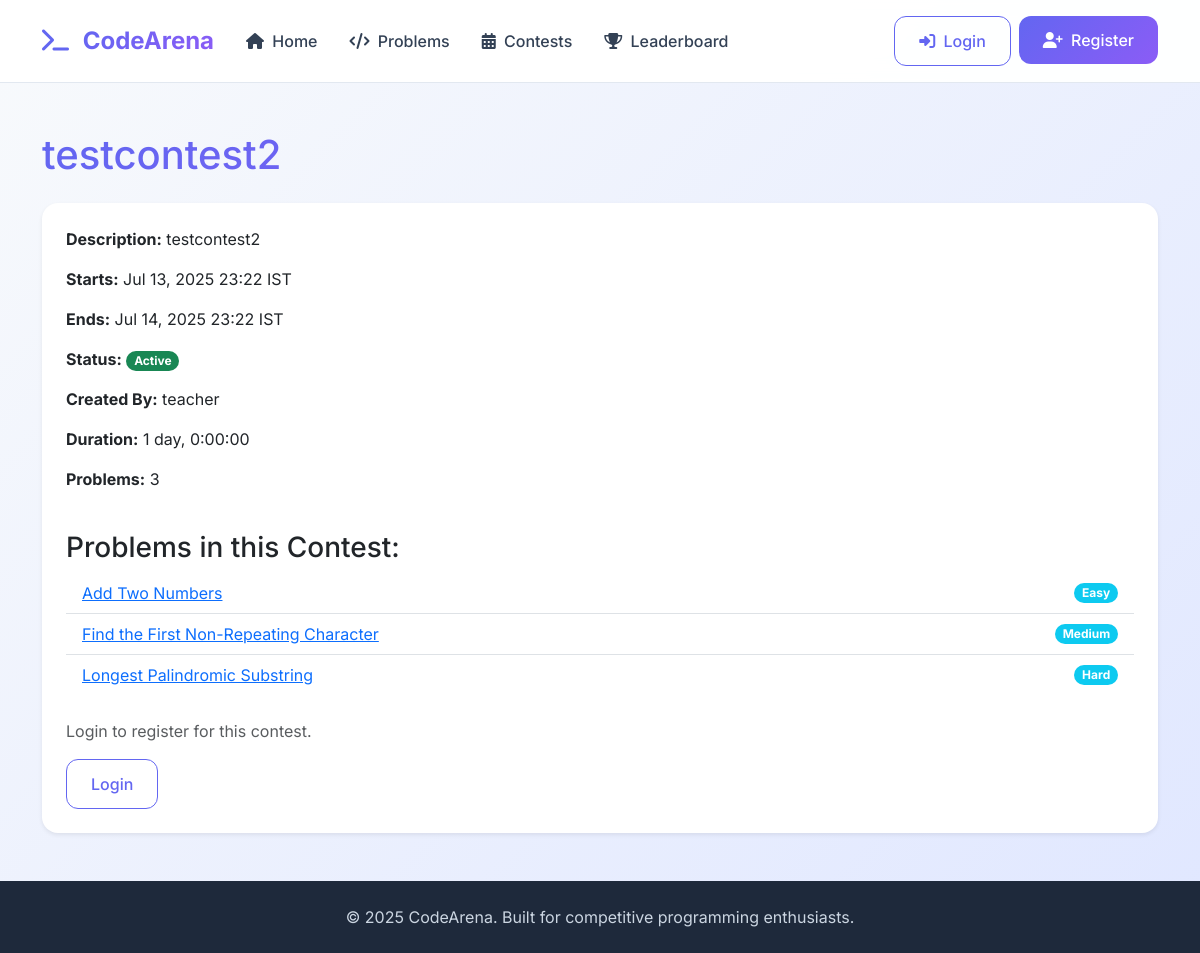
The app's page /contests/2/ with its own data.
### contests/models.py (models this page shows, shortened)
class Contest(models.Model):
    name = models.CharField(max_length=255,unique=True,help_text="Name of the contest")
    description = models.TextField(help_text="Detailed description of the contest")
    start_time = models.DateTimeField(help_text="The official start time of the contest")
    end_time = models.DateTimeField(help_text="The official end time of the contest")
    STATUS_CHOICES = (
        ('upcoming','Upcoming'),
        ('active','Active'),
        ('ended','Ended'),
        ('cancelled','Cancelled')
    )
    status = models.CharField(max_length=10,choices=STATUS_CHOICES,default="upcoming",help_text="Current status of the contest")
    created_by = models.ForeignKey(
        settings.AUTH_USER_MODEL,
        on_delete=models.SET_NULL,
        null=True,
        blank=True,
        related_name='created_contests',
        help_text="User who created this contest"
    )
    problems = models.ManyToManyField(
        Problem,
        through='ContestProblem',
        related_name='contests',
        help_text="Problems included in this contest"
    )
    participants = models.ManyToManyField(
        settings.AUTH_USER_MODEL,
        related_name='contests_participated',
        blank=True,
        help_text= "Users who have registered or participated in this contest"
    )
    created_at = models.DateTimeField(auto_now_add=True)
    updated_at = models.DateTimeField(auto_now=True)
    class Meta:
        verbose_name = 'Contest'
        verbose_name_plural = 'Contests'
        ordering = ['start_time']
        indexes = [
            models.Index(fields=['status']),  # Add an index on the status field
        ]
    def get_duration(self):
        if self.start_time and self.end_time:
            return self.end_time - self.start_time
        return timedelta(0)
    def is_active(self):
        now = timezone.now()
        return self.start_time <= now <= self.end_time
    def update_status(self):
        if self.is_active():
            self.status = 'active'
        elif self.is_upcoming():
            self.status = 'upcoming'
        elif self.is_ended():
            self.status = 'ended'
    def save(self, *args, **kwargs):
        self.update_status()
        super().save(*args, **kwargs)

### users/models.py (models this page shows, shortened)
class CustomUser(AbstractUser):
    ROLE_CHOICES = (
        ('student' , 'Student'),
        ('problem_setter' , 'Problem Setter'),
        ('admin' , 'Admin')
    )
    role = models.CharField(max_length=20,choices=ROLE_CHOICES,default='student')
    is_authorized = models.BooleanField(default=False, help_text="Flag to determine if a problem setter is authorized to create problems")

### problems/models.py (models this page shows, shortened)
class Problem(models.Model):
    name = models.CharField(max_length=255, unique=True,help_text="Name of the problem")
    statement = models.TextField(help_text="Full problem description")
    difficulty_choices = (
        ('easy','Easy'),
        ('medium' ,'Medium'),
        ('hard', 'Hard'),
    )
    difficulty = models.CharField(
        max_length=10,
        choices=difficulty_choices,
        default='easy',
        help_text="Difficulty level of the problem"
    )
    created_at = models.DateTimeField(auto_now_add=True)
    created_by = models.ForeignKey(
        CustomUser,
        on_delete=models.SET_NULL,
        null=True,
        blank=True,
        related_name='created_problems',
        help_text="User who created this problem"
    )
    class Meta:
        verbose_name = "Problems"
        verbose_name_plural = "Problems"
        ordering = ['name']

### contests/views.py (the view)
# urls.py: path('<int:pk>/', ContestDetailView.as_view(), name='detail'),
class ContestDetailView(View):
    def get(self, request, pk, *args, **kwargs):
        contest = get_object_or_404(Contest, pk=pk)
        contest.update_status()
        contest.save()
        is_participant = False
        if request.user.is_authenticated:
            is_participant = contest.participants.filter(pk=request.user.pk).exists()
        context = {
            'contest': contest,
            'is_participant': is_participant,
        }
        return render(request, 'contests/contest_detail.html', context)

### templates/contests/contest_detail.html (shortened to what this page needs)
{% extends 'base.html' %}
{% block content %}
<div class="container mt-5">
    <h1 class="mb-4 text-gradient">{{ contest.name }}</h1>
    <div class="card p-4 shadow-sm">
        <p><strong>Description:</strong> {{ contest.description|safe }}</p>
        <p><strong>Starts:</strong> {{ contest.start_time|date:"M d, Y H:i" }} IST</p>
        <p><strong>Ends:</strong> {{ contest.end_time|date:"M d, Y H:i" }} IST</p>
        <p><strong>Status:</strong>
            {% if contest.status == 'upcoming' %}
                <span class="badge bg-primary rounded-pill">{{ contest.status|title }}</span>
            {% elif contest.status == 'active' %}
                <span class="badge bg-success rounded-pill">{{ contest.status|title }}</span>
            {% else %}
                <span class="badge bg-secondary rounded-pill">{{ contest.status|title }}</span>
            {% endif %}
        </p>
        <p><strong>Created By:</strong> {{ contest.created_by.username|default:"N/A" }}</p>
        <p><strong>Duration:</strong> {{ contest.get_duration }}</p>
        <p><strong>Problems:</strong> {{ contest.problems.count }}</p>
        <h3 class="mt-4">Problems in this Contest:</h3>
        {% if contest.problems.all %}
            <ul class="list-group list-group-flush">
                {% for problem in contest.problems.all %}
                    <li class="list-group-item d-flex justify-content-between align-items-center">
                        <a href="{% url 'problems:detail' problem.id %}">{{ problem.name }}</a>
                        <span class="badge bg-info rounded-pill">{{ problem.difficulty|title }}</span>
                    </li>
                {% endfor %}
            </ul>
        {% else %}
            <p>No problems added to this contest yet.</p>
        {% endif %}
        <div class="mt-4">
            {% if contest.status == 'active' %}
                {% if request.user.is_authenticated and not is_participant %}
                    <form action="{% url 'contests:register_for_contest' contest.id %}" method="post">
                        {% csrf_token %}
                        <button type="submit" class="btn btn-success">Register for Contest</button>
                    </form>
                {% elif request.user.is_authenticated and is_participant %}
                    <p class="text-success"><i class="fas fa-check-circle me-1"></i> You are registered!</p>
                    <a href="{% url 'contests:solve_contest_problem_default' contest.id %}" class="btn btn-primary">Go to Contest Problems</a>
                {% else %}
                    <p class="text-muted">Login to register for this contest.</p>
                    <a href="{% url 'users:login' %}?next={{ request.path }}" class="btn btn-outline-primary">Login</a>
                {% endif %}
            {% else %}
                <p class="text-info"><i class="fas fa-info-circle me-1"></i> This contest has ended.</p>
                <a href="{% url 'contests:contest_leaderboard' contest.id %}" class="btn btn-info">View Contest Leaderboard</a>
            {% endif %}
        </div>
    </div>
</div>
{% endblock %}

### templates/base.html (style rules this page uses)
:root { --primary-color: #6366f1; --primary-dark: #4f46e5; --secondary-color: #8b5cf6; --success-color: #10b981; --warning-color: #f59e0b; --danger-color: #ef4444; --gray-50: #f8fafc; --gray-100: #f1f5f9; --gray-200: #e2e8f0; --gray-300: #cbd5e1; --gray-600: #475569; --gray-700: #334155; --gray-800: #1e293b; --gray-900: #0f172a; }
body { font-family: 'Inter', sans-serif; background: linear-gradient(135deg, var(--gray-50) 0%, #e0e7ff 100%); min-height: 100vh; color: var(--gray-800); }
.btn-outline-primary { color: var(--primary-color); border-color: var(--primary-color); font-weight: 500; padding: 0.75rem 1.5rem; border-radius: 0.75rem; transition: all 0.3s ease; }
.card { border: none; border-radius: 1rem; box-shadow: 0 4px 25px rgba(0, 0, 0, 0.05); transition: all 0.3s ease; }
.text-gradient { background: linear-gradient(135deg, var(--primary-color) 0%, var(--secondary-color) 100%); -webkit-background-clip: text; -webkit-text-fill-color: transparent; background-clip: text; }

### records on screen
Contest: name "testcontest2", description "testcontest2", start_time "Jul 13, 2025 23:22", end_time "Jul 14, 2025 23:22", status "Active", created_by.username "teacher", get_duration "1 day, 0:00:00", problems.count "3"
Problem: name "Add Two Numbers", difficulty "Easy"
Problem: name "Find the First Non-Repeating Character", difficulty "Medium"
Problem: name "Longest Palindromic Substring", difficulty "Hard"
